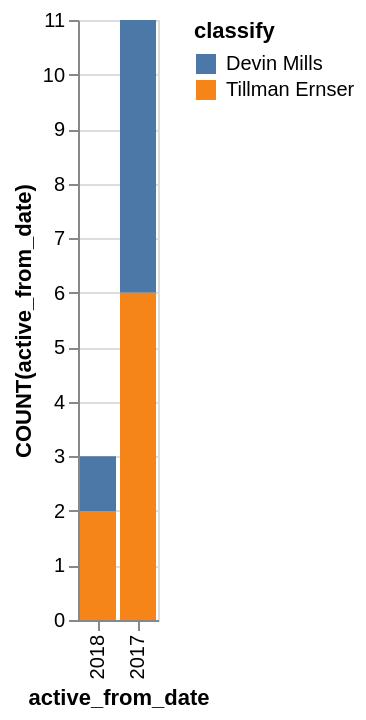

Express this chart as Vega-Lite.
### Vega-Lite specification from a JSON file in a GitHub repository (floating-point values rounded to 4 significant figures)
{"data": {"values": [{"x_data": "2018", "y_data": 1, "classify": "Devin Mills"}, {"x_data": "2017", "y_data": 5, "classify": "Devin Mills"}, {"x_data": "2018", "y_data": 2, "classify": "Tillman Ernser"}, {"x_data": "2017", "y_data": 6, "classify": "Tillman Ernser"}]}, "mark": "bar", "encoding": {"x": {"field": "x_data", "type": "nominal", "title": "active_from_date", "sort": {"op": "sum", "field": "y_data", "order": "ascending"}}, "y": {"field": "y_data", "type": "quantitative", "title": "COUNT(active_from_date)"}, "color": {"field": "classify"}}}
